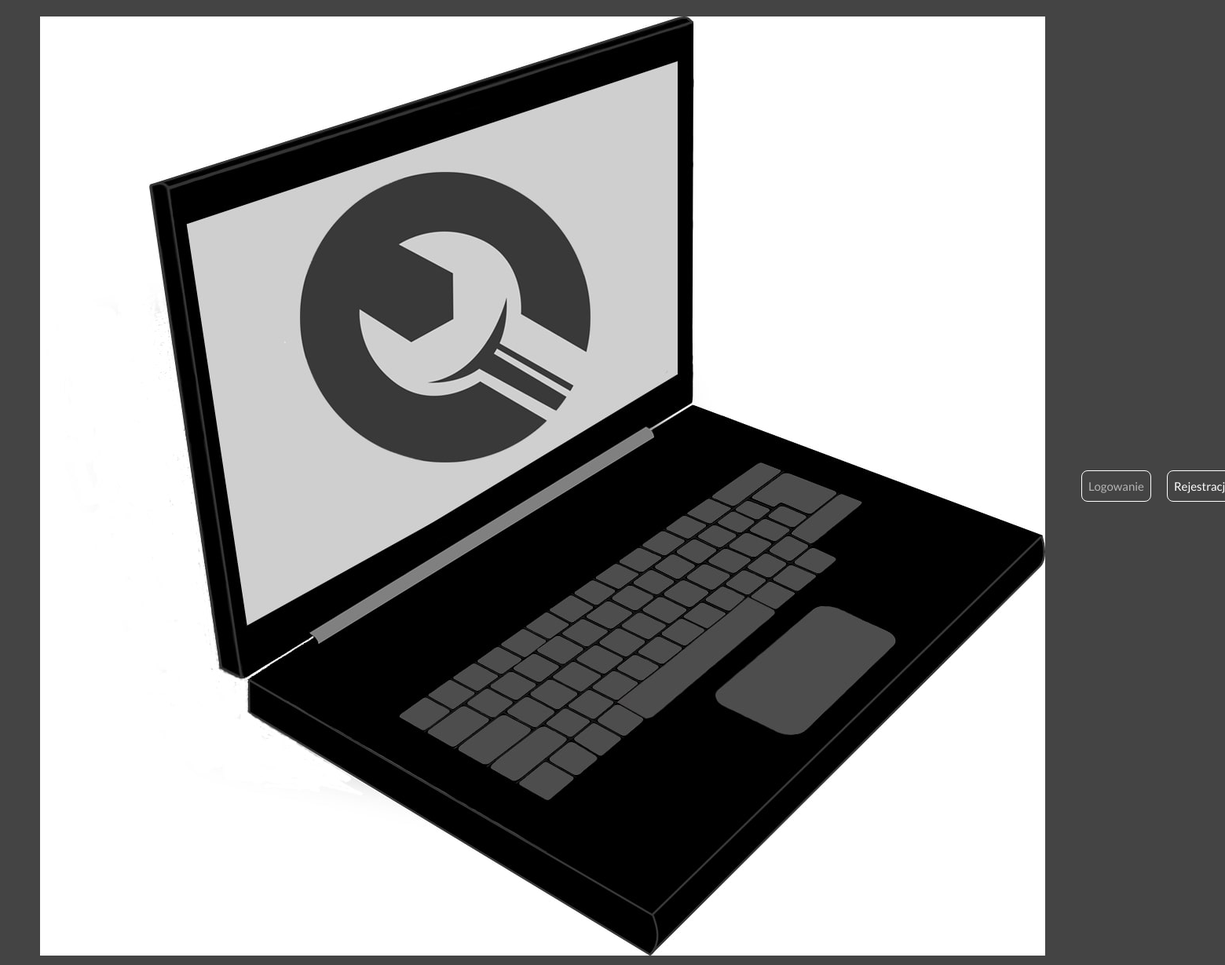
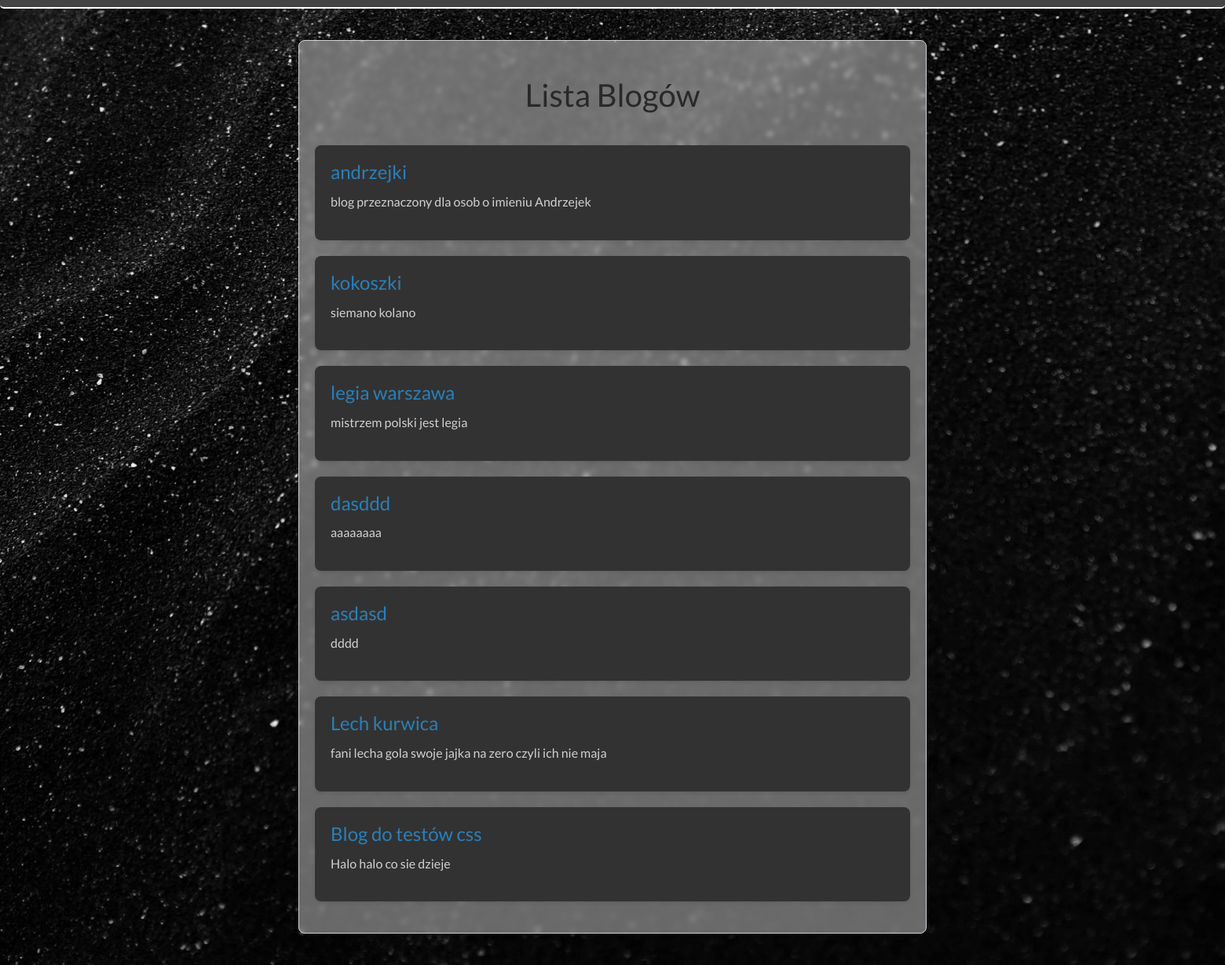
The app's page /blogs/ with its own data (2 pictures, top to bottom).
### mainapp/models.py (models this page shows)
class Blog(models.Model):
    owner = models.ForeignKey(User, on_delete=models.CASCADE)
    date_of_creation = models.DateTimeField(auto_now_add=True)
    title = models.CharField(max_length=255)
    description = models.TextField(max_length=1000)

### mainapp/views.py (the view)
# urls.py: path('blogs/', views.blogs, name='blogs'),
def blogs(request):
    blogs = Blog.objects.all()
    return render(request, 'blogi.html', {'blogs': blogs})

### mainapp/templates/blogi.html (shortened to what this page needs)
<!DOCTYPE html>
<html lang="en">
<head>
    {% load static %}
    <link rel="stylesheet" href="{% static 'css/blogi.css' %}">
    <link rel="stylesheet" href="https://cdn.jsdelivr.net/npm/bootswatch@4.5.2/dist/darkly/bootstrap.min.css">
</head>
<body>
<header>
    <nav class="navbar navbar-expand-lg navbar-dark bg-secondary" id="mainNav">
        <div class="container-fluid">
            <a class="navbar-brand" href="{% url 'homepage' %}">
                <img src="/img/logo.jpg" alt="Logo">
            </a>
            <div class="collapse navbar-collapse" id="navbarResponsive">
                <ul class="navbar-nav ml-auto">
                    {% if user.is_authenticated %}
                        <li class="nav-item text-white">
                            <a class="nav-link text-white" href="{% url 'logout' %}">Wyloguj</a>
                        </li>
                        <li class="nav-item text-white">
                            <span class="nav-link text-white font-weight-bold">Witaj, {{ user.username }}</span>
                        </li>
                    {% else %}
                        <li class="nav-item text-white">
                            <a class="nav-link login-link" href="{% url 'login' %}">Logowanie</a>
                        </li>
                        <li class="nav-item text-white">
                            <a class="nav-link text-white" href="{% url 'register' %}">Rejestracja</a>
                        </li>
                    {% endif %}
                </ul>
            </div>
        </div>
    </nav>
</header>
<main>
    <div class="background-image">
        <div class="blogs_container">
            <h1>Lista Blogów</h1>
            <ul>
                {% for blog in blogs %}
                    <li>
                        <h2><a href="{% url 'blog_details' blog.id %}">{{ blog.title }}</a></h2>
                        <p>{{ blog.description }}</p>
                    </li>
                {% empty %}
                    <li>Brak dostępnych blogów.</li>
                {% endfor %}
            </ul>
        </div>
    </div>
</main>
</body>
</html>

### mainapp/static/css/blogi.css (style rules this page uses)
* { box-sizing: border-box; margin: 0; padding: 0; }
body { background-color: #f5f5f5; color: #e4e4e4; font-family: 'Poppins', sans-serif; margin: 0; padding: 0; }
header { position: sticky; top: 0; z-index: 99; }
nav { background-color: #a3153b; border-radius: 0 0 5px 5px; border-bottom: 2px solid #FFFFFF; position: fixed; top: 0; width: 100%; z-index: 1000; }
nav ul { list-style-type: none; margin: 0; padding: 0; }
nav li { display: inline-block; margin: 0 10px; border: 1px solid #FFFFFF; border-radius: 8px; }
nav a { display: block; padding: 10px 20px; color: #fff; }
.background-image { background-image: url('/static/img/background_sites_3.jpg'); background-size: cover; background-position: center; background-attachment: fixed; display: flex; justify-content: center; align-items: center; min-height: 100vh; padding: 20px; box-sizing: border-box; }
main h1 { text-align: center; margin-bottom: 40px; margin-top: 25px; color: #292929; font-size: 2.5rem; }
.blogs_container { background-color: rgba(255, 255, 255, 0.4); backdrop-filter: blur(3px); border-radius: 8px; box-shadow: 0 2px 4px rgba(0, 0, 0, 0.1); max-width: 800px; width: 100%; margin: 20px auto; padding: 20px; box-sizing: border-box; border: 1px solid #ced4da; }
main ul { list-style-type: none; padding: 0; margin: 0; }
main ul li { background-color: #333232; border-radius: 8px; box-shadow: 0 2px 4px rgba(0, 0, 0, 0.1); margin-bottom: 20px; padding: 20px; transition: transform 0.3s ease, box-shadow 0.3s ease; }
main ul li h2 { font-size: 1.5rem; margin-bottom: 10px; color: #2980b9; }
main ul li h2 a { text-decoration: none; color: inherit; transition: color 0.3s ease; }
main ul li p { color: #d1d1d1; line-height: 1.6; font-size: 1rem; }

### records on screen
Blog: title "andrzejki", description "blog przeznaczony dla osob o imieniu Andrzejek"
Blog: title "kokoszki", description "siemano kolano"
Blog: title "legia warszawa", description "mistrzem polski jest legia"
Blog: title "dasddd", description "aaaaaaaa"
Blog: title "asdasd", description "dddd"
Blog: title "Lech kurwica", description "fani lecha gola swoje jajka na zero czyli ich nie maja"
Blog: title "Blog do testów css", description "Halo halo co sie dzieje"
